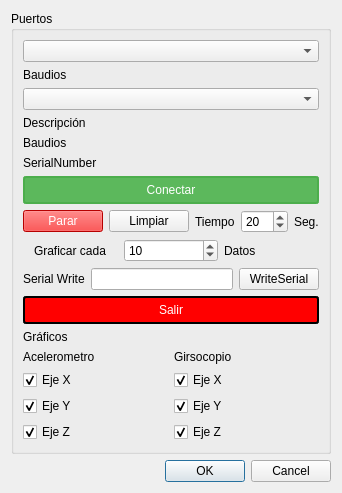
<?xml version="1.0" encoding="UTF-8"?>
<ui version="4.0">
 <class>Settings</class>
 <widget class="QDialog" name="Settings">
  <property name="geometry">
   <rect>
    <x>0</x>
    <y>0</y>
    <width>315</width>
    <height>477</height>
   </rect>
  </property>
  <property name="windowTitle">
   <string>Dialog</string>
  </property>
  <layout class="QGridLayout" name="gridLayout">
   <item row="0" column="0">
    <widget class="QGroupBox" name="groupBox">
     <property name="sizePolicy">
      <sizepolicy hsizetype="Fixed" vsizetype="Fixed">
       <horstretch>0</horstretch>
       <verstretch>0</verstretch>
      </sizepolicy>
     </property>
     <property name="layoutDirection">
      <enum>Qt::LeftToRight</enum>
     </property>
     <property name="autoFillBackground">
      <bool>false</bool>
     </property>
     <property name="title">
      <string>Puertos</string>
     </property>
     <property name="alignment">
      <set>Qt::AlignLeading|Qt::AlignLeft|Qt::AlignTop</set>
     </property>
     <layout class="QVBoxLayout" name="verticalLayout">
      <item>
       <widget class="QComboBox" name="portNameCB"/>
      </item>
      <item>
       <widget class="QLabel" name="portNamelabel">
        <property name="text">
         <string>Baudios</string>
        </property>
       </widget>
      </item>
      <item>
       <widget class="QComboBox" name="baudRateCB"/>
      </item>
      <item>
       <widget class="QLabel" name="description">
        <property name="text">
         <string>Descripción</string>
        </property>
       </widget>
      </item>
      <item>
       <widget class="QLabel" name="baudRate">
        <property name="text">
         <string>Baudios</string>
        </property>
       </widget>
      </item>
      <item>
       <widget class="QLabel" name="serialNumber">
        <property name="text">
         <string>SerialNumber</string>
        </property>
       </widget>
      </item>
      <item>
       <widget class="QPushButton" name="connectButton">
        <property name="styleSheet">
         <string notr="true">
QPushButton{
color : white;
background-color: #5cb85c;
border: 2px solid #4cae4c;
border-radius: 3px;
padding: 5px;
min-width: 80px;
}

QPushButton:hover {
background-color: #47a447;
border: 2px solid #398439;
}

QPushButton:pressed {
border: 3px solid #398439;
}</string>
        </property>
        <property name="text">
         <string>Conectar</string>
        </property>
        <property name="default">
         <bool>false</bool>
        </property>
        <property name="flat">
         <bool>false</bool>
        </property>
       </widget>
      </item>
      <item>
       <layout class="QHBoxLayout" name="horizontalLayout">
        <item>
         <widget class="QPushButton" name="stopButton">
          <property name="styleSheet">
           <string notr="true">background-color: rgb(255, 0, 0);
color: rgb(255, 255, 255);</string>
          </property>
          <property name="text">
           <string>Parar</string>
          </property>
         </widget>
        </item>
        <item>
         <widget class="QPushButton" name="cleanButton">
          <property name="text">
           <string>Limpiar</string>
          </property>
         </widget>
        </item>
        <item>
         <widget class="QLabel" name="labelTiempo">
          <property name="text">
           <string>Tiempo</string>
          </property>
         </widget>
        </item>
        <item>
         <widget class="QSpinBox" name="tiempo">
          <property name="minimum">
           <number>1</number>
          </property>
          <property name="maximum">
           <number>500</number>
          </property>
          <property name="value">
           <number>20</number>
          </property>
         </widget>
        </item>
        <item>
         <widget class="QLabel" name="label_4">
          <property name="text">
           <string>Seg.</string>
          </property>
         </widget>
        </item>
       </layout>
      </item>
      <item>
       <layout class="QHBoxLayout" name="horizontalLayout_4">
        <item alignment="Qt::AlignHCenter">
         <widget class="QLabel" name="label_5">
          <property name="text">
           <string>Graficar cada</string>
          </property>
         </widget>
        </item>
        <item alignment="Qt::AlignVCenter">
         <widget class="QSpinBox" name="frecgraph">
          <property name="minimum">
           <number>1</number>
          </property>
          <property name="value">
           <number>10</number>
          </property>
         </widget>
        </item>
        <item>
         <widget class="QLabel" name="label_6">
          <property name="text">
           <string>Datos</string>
          </property>
         </widget>
        </item>
       </layout>
      </item>
      <item>
       <layout class="QFormLayout" name="formLayout"/>
      </item>
      <item>
       <layout class="QHBoxLayout" name="horizontalLayout_5">
        <item>
         <widget class="QLabel" name="label_7">
          <property name="text">
           <string>Serial Write</string>
          </property>
         </widget>
        </item>
        <item>
         <widget class="QLineEdit" name="serialDataLineEdit"/>
        </item>
        <item>
         <widget class="QPushButton" name="writeSerial">
          <property name="text">
           <string>WriteSerial</string>
          </property>
         </widget>
        </item>
       </layout>
      </item>
      <item>
       <widget class="QPushButton" name="exitButton">
        <property name="styleSheet">
         <string notr="true">QPushButton{
color : white;
background-color: rgb(255, 0, 0);
border: 2px solid;
border-radius: 3px;
padding: 5px;
min-width: 80px;
}

QPushButton:hover {
background-color: rgb(170, 0, 0);
border: 2px solid ;
}

QPushButton:pressed {
border: 3px solid rgb(102, 0, 0);
}</string>
        </property>
        <property name="text">
         <string>Salir</string>
        </property>
       </widget>
      </item>
      <item>
       <widget class="QLabel" name="label_2">
        <property name="text">
         <string>Gráficos</string>
        </property>
       </widget>
      </item>
      <item>
       <layout class="QHBoxLayout" name="horizontalLayout_3">
        <item>
         <layout class="QVBoxLayout" name="verticalLayout_2">
          <item>
           <widget class="QLabel" name="label">
            <property name="text">
             <string>Acelerometro</string>
            </property>
           </widget>
          </item>
          <item>
           <widget class="QCheckBox" name="checkBoxAcY">
            <property name="text">
             <string>Eje X</string>
            </property>
            <property name="checked">
             <bool>true</bool>
            </property>
           </widget>
          </item>
          <item>
           <widget class="QCheckBox" name="checkBoxAcX">
            <property name="text">
             <string>Eje Y</string>
            </property>
            <property name="checked">
             <bool>true</bool>
            </property>
           </widget>
          </item>
          <item>
           <widget class="QCheckBox" name="checkBoxAcZ">
            <property name="text">
             <string>Eje Z</string>
            </property>
            <property name="checked">
             <bool>true</bool>
            </property>
           </widget>
          </item>
         </layout>
        </item>
        <item>
         <layout class="QVBoxLayout" name="verticalLayout_3">
          <item>
           <widget class="QLabel" name="label_3">
            <property name="text">
             <string>Girsocopio</string>
            </property>
           </widget>
          </item>
          <item>
           <widget class="QCheckBox" name="checkBoxGyY">
            <property name="text">
             <string>Eje X</string>
            </property>
            <property name="checked">
             <bool>true</bool>
            </property>
            <property name="autoRepeat">
             <bool>false</bool>
            </property>
           </widget>
          </item>
          <item>
           <widget class="QCheckBox" name="checkBoxGyZ">
            <property name="text">
             <string>Eje Y</string>
            </property>
            <property name="checked">
             <bool>true</bool>
            </property>
           </widget>
          </item>
          <item>
           <widget class="QCheckBox" name="checkBoxGyX">
            <property name="text">
             <string>Eje Z</string>
            </property>
            <property name="checked">
             <bool>true</bool>
            </property>
           </widget>
          </item>
         </layout>
        </item>
       </layout>
      </item>
     </layout>
    </widget>
   </item>
   <item row="1" column="0">
    <widget class="QDialogButtonBox" name="buttonBox">
     <property name="orientation">
      <enum>Qt::Horizontal</enum>
     </property>
     <property name="standardButtons">
      <set>QDialogButtonBox::Cancel|QDialogButtonBox::Ok</set>
     </property>
    </widget>
   </item>
  </layout>
 </widget>
 <resources/>
 <connections>
  <connection>
   <sender>buttonBox</sender>
   <signal>accepted()</signal>
   <receiver>Settings</receiver>
   <slot>accept()</slot>
   <hints>
    <hint type="sourcelabel">
     <x>248</x>
     <y>254</y>
    </hint>
    <hint type="destinationlabel">
     <x>157</x>
     <y>274</y>
    </hint>
   </hints>
  </connection>
  <connection>
   <sender>buttonBox</sender>
   <signal>rejected()</signal>
   <receiver>Settings</receiver>
   <slot>reject()</slot>
   <hints>
    <hint type="sourcelabel">
     <x>316</x>
     <y>260</y>
    </hint>
    <hint type="destinationlabel">
     <x>286</x>
     <y>274</y>
    </hint>
   </hints>
  </connection>
 </connections>
</ui>
